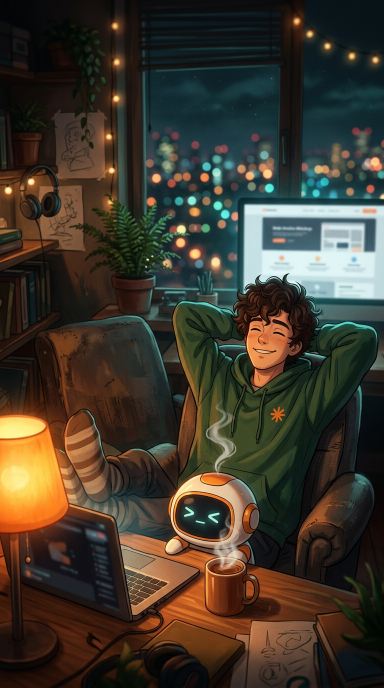
#> input picture workspace-01a20d27-eb3a-7a37-8260-7c95f0b5a9ec/film2/art/scene1_base.png, 768 x 1376 px (shown at 1/2 size); its folder holds 4 pictures in this run
$ python main.py
#> lines starting #> are read from the running program, lines starting #| are printed output that depends on the picture
"""Character short #1 — «Клод, сделай мне сайт. Только без ошибок.»
Style: illustrated key art + ken-burns camera + comic speech bubbles (like the reference).
13 s, 1080x1920, 24 fps.
"""
import os, sys, math, json, time
import numpy as np
from PIL import Image, ImageFilter, ImageDraw
import overlay as ov

W, H, FPS, DUR = 1080, 1920, 24, 13.0
NF = int(round(DUR * FPS))
ART = os.path.join(os.path.dirname(os.path.abspath(__file__)), "art")

F = dict(
    head="Mont-ExtraBold.ttf", head2="Inter-Bold.ttf", mono="JetBrainsMono-Bold.ttf",
    semi="Mont-SemiBold.ttf",
)
BUBBLE_RGB = (16, 18, 26)


# ------------------------------------------------------------------ utils
def clamp01(x): return 0.0 if x < 0 else (1.0 if x > 1 else x)

def ease_out(p):
    p = clamp01(p); return 1 - (1 - p) ** 3

def ease_io(p):
    p = clamp01(p); return p * p * (3 - 2 * p)

def ease_back(p, s=1.7):
    p = clamp01(p) - 1.0
    return 1 + (s + 1) * p ** 3 + s * p ** 2

# [5 lines left out: function span, not called in this run]

def alpha_span(t, t0, t1, fin=0.25, fout=0.25):
    return clamp01((t - t0) / fin) * (1 - clamp01((t - (t1 - fout)) / fout))


# ------------------------------------------------------------------ art loading
class Art:
    def __init__(self, name, W, H):
#> called with name = 'scene1_base.png', W = 1080, H = 1920
        im = Image.open(os.path.join(ART, name)).convert("RGB")
#> im is the input picture: PIL image 768x1376 RGB; mean R, G, B 64.3, 57, 44.9
        self.src = im
        self.W, self.H = W, H
        self.cover_scale = max(W / im.width, H / im.height)
#> self.cover_scale = 1.41
        self._cache = {}

    # [152 lines left out: functions frame, bubble, place, txt, lower_third, not called in this run]


# ------------------------------------------------------------------ timeline
SCENES = [
    # name, start, end, zoom_from, zoom_to, focus path
    ("scene1_base.png", 0.0, 3.3, 1.02, 1.13, (0.50, 0.50), (0.46, 0.44)),
    ("scene2_robot.png", 3.2, 5.6, 1.06, 1.16, (0.50, 0.45), (0.50, 0.40)),
    ("scene3_errors.png", 5.5, 8.4, 1.05, 1.18, (0.50, 0.45), (0.50, 0.38)),
    ("scene4_success.png", 8.3, 11.0, 1.30, 1.02, (0.62, 0.42), (0.55, 0.45)),
    ("scene5_phone.png", 10.9, 13.0, 1.06, 1.15, (0.50, 0.45), (0.52, 0.42)),
]


class Short:
    def __init__(self, scale=1.0):
        self.scale = scale
        self.W, self.H = int(W * scale), int(H * scale)
        self.arts = {n: Art(n, self.W, self.H) for n, *_ in SCENES}
#> call 2 of __init__, with name = 'scene2_robot.png', W = 1080, H = 1920
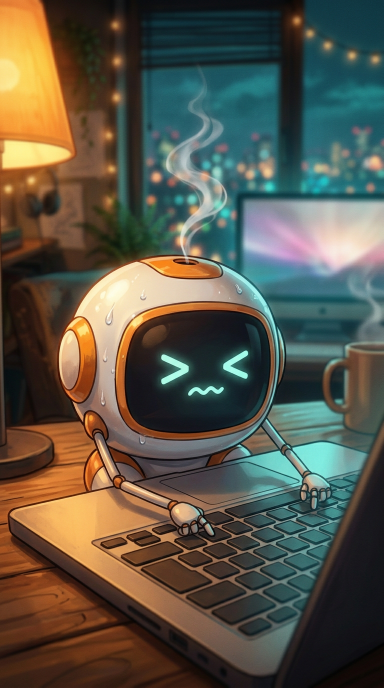
#> input picture workspace-01a20d27-eb3a-7a37-8260-7c95f0b5a9ec/film2/art/scene2_robot.png, 768 x 1376 px (shown at 1/2 size)
#> in __init__, im is the input picture: PIL image 768x1376 RGB; mean R, G, B 89.9, 86.1, 72.5
#> call 3 of __init__, with name = 'scene3_errors.png', W = 1080, H = 1920
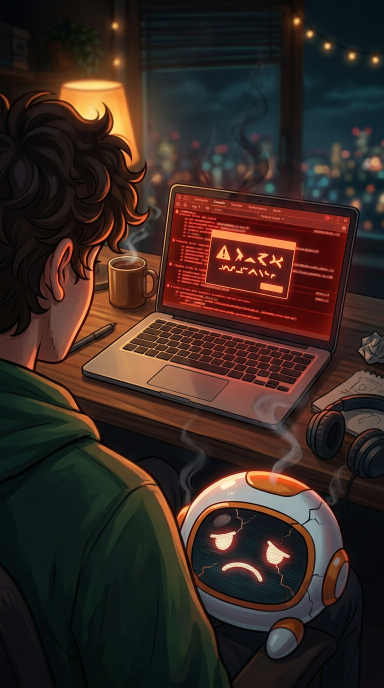
#> input picture workspace-01a20d27-eb3a-7a37-8260-7c95f0b5a9ec/film2/art/scene3_errors.png, 768 x 1376 px (shown at 1/2 size)
#> in __init__, im is the input picture: PIL image 768x1376 RGB; mean R, G, B 57, 40.9, 34.7
#> call 4 of __init__, with name = 'scene4_success.png', W = 1080, H = 1920
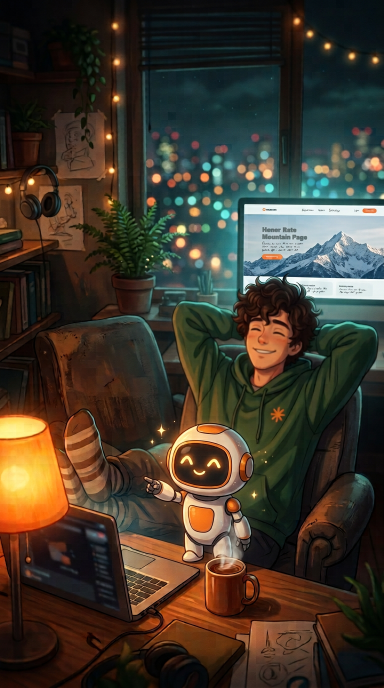
#> input picture workspace-01a20d27-eb3a-7a37-8260-7c95f0b5a9ec/film2/art/scene4_success.png, 768 x 1376 px (shown at 1/2 size)
#> in __init__, im is the input picture: PIL image 768x1376 RGB; mean R, G, B 64.8, 56, 43.6
        self.post = ov.Post(self.W, self.H)

    # [143 lines left out: functions base, frame, overlays, checklist, not called in this run]


if __name__ == "__main__":
    cmd = sys.argv[1] if len(sys.argv) > 1 else "test"
#> (the run stopped early here; a loop or call above may not have finished)
